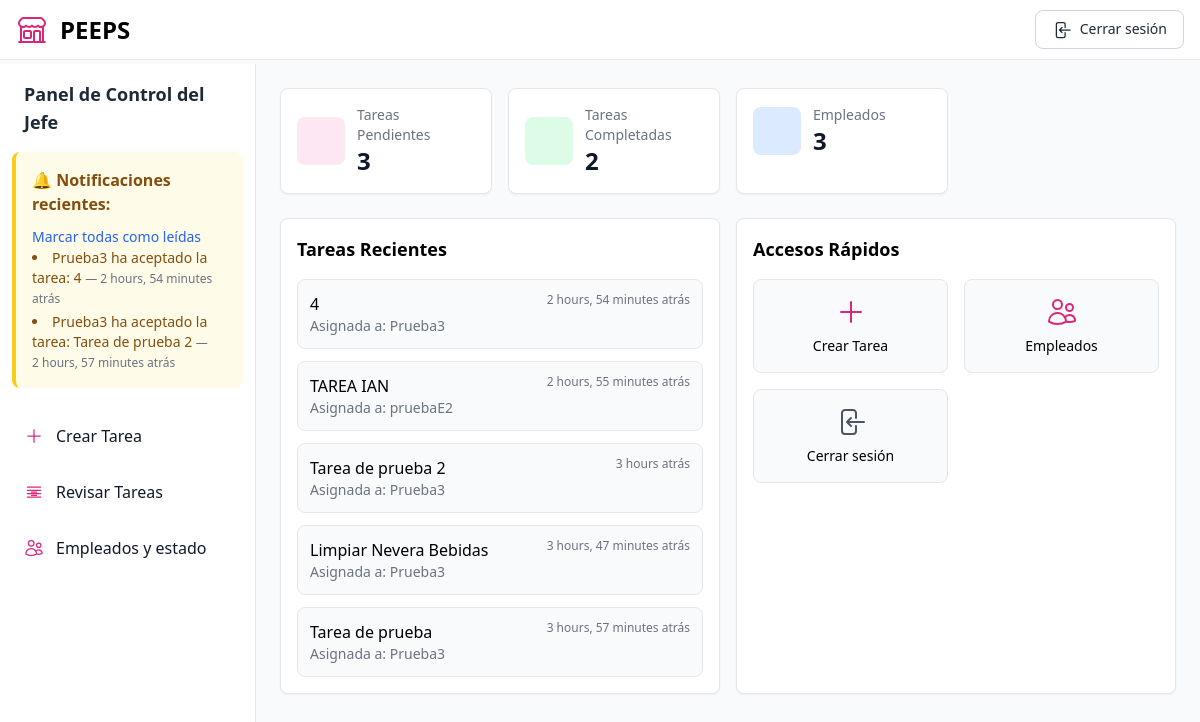
The page /jefe/ (signed in) on the database as committed earlier.
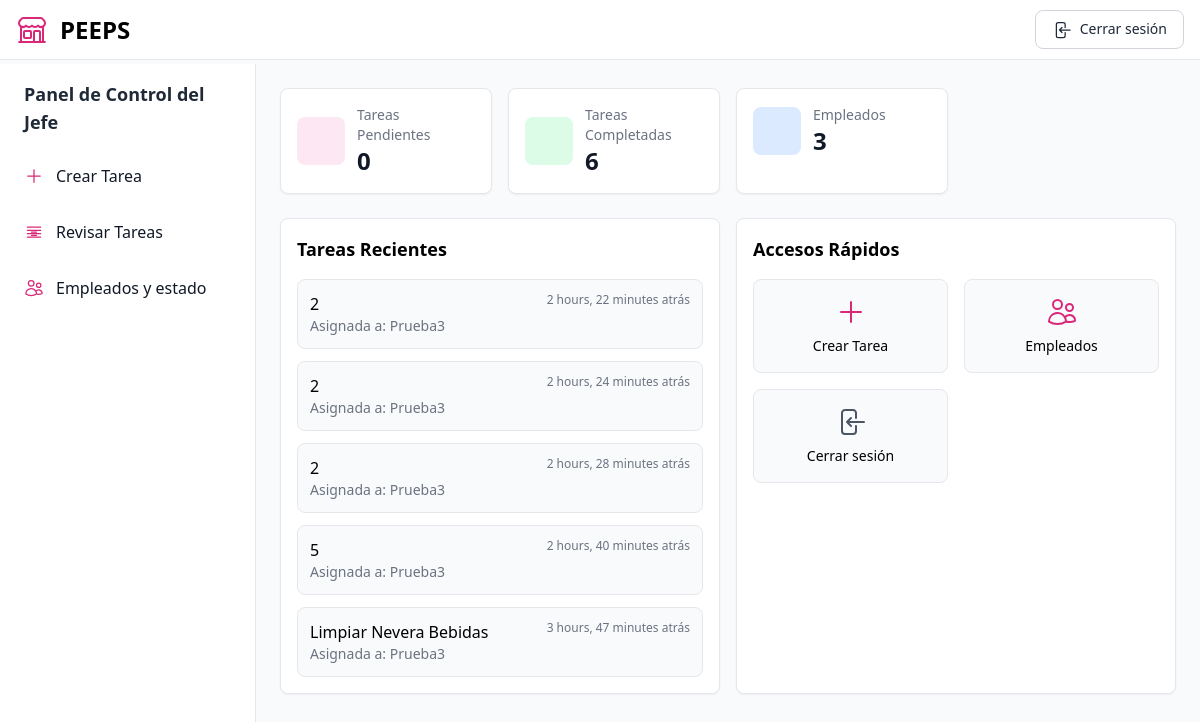
The same page on the database as committed later.
### tasks/models.py (models this page shows, shortened)
class Notificacion(models.Model):
    usuario = models.ForeignKey(User, on_delete=models.CASCADE)
    mensaje = models.TextField()
    leida = models.BooleanField(default=False)
    fecha = models.DateTimeField(auto_now_add=True)

class Tarea(models.Model):
    titulo = models.CharField(max_length=200)
    descripcion = models.TextField()
    jefe = models.ForeignKey(User, on_delete=models.CASCADE, related_name='tareas_creadas')
    empleados = models.ManyToManyField(EmpleadoPerfil, related_name='tareas_asignadas')
    tiempo_estimado = models.DurationField()
    fecha_asignacion = models.DateTimeField(auto_now_add=True)
    completada = models.BooleanField(default=False)
    fecha_completada = models.DateTimeField(null=True, blank=True)
    aceptada_por = models.ManyToManyField(EmpleadoPerfil, blank=True, related_name="tareas_aceptadas")
    PRIORIDADES = [
        ('Baja', 'Baja'),
        ('Media', 'Media'),
        ('Alta', 'Alta'),
    ]
    prioridad = models.CharField(max_length=10, choices=PRIORIDADES, default='Media')

class EmpleadoPerfil(models.Model):
    user = models.OneToOneField(User, on_delete=models.CASCADE)
    tienda = models.ForeignKey(Tienda, on_delete=models.CASCADE)
    es_jefe = models.BooleanField(default=False)

### tasks/views.py (the view)
# urls.py: path('jefe/', views.dashboard_jefe, name='dashboard_jefe'),  # Dashboard del jefe
@login_required
def dashboard_jefe(request):
    notificaciones = Notificacion.objects.filter(usuario=request.user, leida=False).order_by('-fecha')
    jefe = EmpleadoPerfil.objects.get(user=request.user)
    tareas_qs = Tarea.objects.filter(jefe=request.user)
    tareas_recientes = tareas_qs.order_by('-fecha_asignacion')[:5]
    return render(request, 'dashboard_jefe.html', {
        'tareas_recientes': tareas_recientes,
        'tareas_pendientes': tareas_qs.filter(completada=False).count(),
        'tareas_completadas': tareas_qs.filter(completada=True).count(),
        'empleado_count': EmpleadoPerfil.objects.filter(tienda=jefe.tienda, es_jefe=False).count(),
        'notificaciones': notificaciones
    })

### tasks/templates/dashboard_jefe.html (shortened to what the changed rows need)
{% load widget_tweaks %}
<!DOCTYPE html>
<html lang="es">
<head>
    <script src="https://cdn.tailwindcss.com"></script>
</head>
<body class="bg-gray-50">
    <div class="min-h-screen flex flex-col">
        <div class="flex flex-1 pt-16">
            <aside class="w-64 bg-white border-r border-gray-200 h-full fixed top-16 left-0 bottom-0 overflow-y-auto">
                <div class="px-3 py-4">
                    <h2 class="text-lg font-semibold text-gray-800 mb-4 px-3">Panel de Control del Jefe</h2>
                    <ul class="space-y-2">
                        {% if notificaciones %}
                        <div class="bg-yellow-50 border-l-4 border-yellow-400 text-yellow-800 p-4 mb-6 rounded-lg">
                            <p class="font-semibold mb-2">🔔 Notificaciones recientes:</p>
                            <a href="{% url 'marcar_notificaciones_leidas_Jefe' %}"
                                class="text-sm text-blue-600 hover:underline font-medium">
                                Marcar todas como leídas
                            </a>
                            <ul class="list-disc list-inside text-sm space-y-1">
                                {% for notif in notificaciones %}
                                <li>
                                    {{ notif.mensaje }}
                                    <span class="text-xs text-gray-500">— {{ notif.fecha|timesince }} atrás</span>
                                </li>
                                {% endfor %}
                            </ul>
                        </div>
                        {% endif %}
                    </ul>
                </div>
            </aside>
            <main class="ml-64 p-6 flex-1">
                <div class="grid grid-cols-1 md:grid-cols-2 lg:grid-cols-4 gap-4 mb-6">
                    <div class="bg-white rounded-lg border border-gray-200 p-4 shadow-sm">
                        <div class="flex items-center">
                            <div
                                class="inline-flex flex-shrink-0 justify-center items-center w-12 h-12 text-primary-600 bg-primary-100 rounded-lg mr-3">
                                <svg ... class="w-6 h-6"> ... </svg>
                            </div>
                            <div>
                                <p class="text-sm font-medium text-gray-500">Tareas Pendientes</p>
                                <p class="text-2xl font-bold text-gray-900">{{ tareas_pendientes }}</p>
                            </div>
                        </div>
                    </div>
                    <div class="bg-white rounded-lg border border-gray-200 p-4 shadow-sm">
                        <div class="flex items-center">
                            <div
                                class="inline-flex flex-shrink-0 justify-center items-center w-12 h-12 text-green-600 bg-green-100 rounded-lg mr-3">
                                <svg ... class="w-6 h-6"> ... </svg>
                            </div>
                            <div>
                                <p class="text-sm font-medium text-gray-500">Tareas Completadas</p>
                                <p class="text-2xl font-bold text-gray-900">{{ tareas_completadas }}</p>
                            </div>
                        </div>
                    </div>
                    <div class="bg-white rounded-lg border border-gray-200 p-4 shadow-sm">
                        <div class="flex items-center">
                            <div
                                class="inline-flex flex-shrink-0 justify-center items-center w-12 h-12 text-blue-600 bg-blue-100 rounded-lg mr-3">
                                <svg ... class="w-6 h-6"> ... </svg>
                            </div>
                        </div>
                    </div>
                </div>
                <div class="grid grid-cols-1 lg:grid-cols-2 gap-4 mb-6">
                    <div class="bg-white rounded-lg border border-gray-200 p-4 shadow-sm">
                        <div class="space-y-3">
                            {% for tarea in tareas_recientes %}
                            <div class="p-3 bg-gray-50 rounded-lg border border-gray-200">
                                <div class="flex justify-between">
                                    <span class="font-medium">{{ tarea.titulo }}</span>
                                    <span class="text-xs text-gray-500">
                                        {{ tarea.fecha_asignacion|timesince }} atrás
                                    </span>
                                </div>
                                <p class="text-sm text-gray-500">
                                    Asignada a:
                                    {% for emp in tarea.empleados.all %}
                                    {{ emp.user.get_full_name|default:emp.user.username }}
                                    {% endfor %}
                                </p>
                            </div>
                            {% empty %}
                            <p class="text-sm text-gray-400">No hay tareas recientes.</p>
                            {% endfor %}
                        </div>
                    </div>
                </div>
            </main>
        </div>
    </div>
</body>
</html>

Rows that differ between the two databases and show on the page:
no longer on this page (row edited): Notificacion: mensaje "Prueba3 ha aceptado la tarea: 4", fecha "2 hours, 54 minutes"
no longer on this page (row edited): Notificacion: mensaje "Prueba3 ha aceptado la tarea: Tarea de prueba 2", fecha "2 hours, 57 minutes"
removed Tarea: titulo "4", fecha_asignacion "2 hours, 54 minutes", EmpleadoPerfil (user.get_full_name "Prueba3")
removed Tarea: titulo "TAREA IAN", fecha_asignacion "2 hours, 55 minutes"
no longer on this page (row unchanged): EmpleadoPerfil: user.get_full_name "pruebaE2", shown under "TAREA IAN"
removed Tarea: titulo "Tarea de prueba 2", fecha_asignacion "3 hours", EmpleadoPerfil (user.get_full_name "Prueba3")
no longer on this page (row unchanged): Tarea: titulo "Tarea de prueba", fecha_asignacion "3 hours, 57 minutes", EmpleadoPerfil (user.get_full_name "Prueba3")
added Tarea: titulo "2", fecha_asignacion "2 hours, 22 minutes", EmpleadoPerfil (user.get_full_name "Prueba3")
added Tarea: titulo "2", fecha_asignacion "2 hours, 24 minutes", EmpleadoPerfil (user.get_full_name "Prueba3")
added Tarea: titulo "2", fecha_asignacion "2 hours, 28 minutes", EmpleadoPerfil (user.get_full_name "Prueba3")
added Tarea: titulo "5", fecha_asignacion "2 hours, 40 minutes", EmpleadoPerfil (user.get_full_name "Prueba3")
Other text that changed with them:
{{ tareas_pendientes }}: "3" → "0"
{{ tareas_completadas }}: "2" → "6"
text no longer shown: "🔔 Notificaciones recientes: Marcar todas como leídas"
